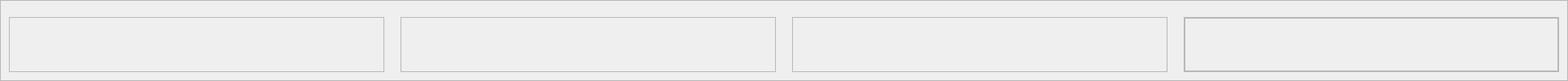
       <widget class="QFrame" name="chart_frame">
        <property name="enabled">
         <bool>true</bool>
        </property>
        <property name="minimumSize">
         <size>
          <width>0</width>
          <height>0</height>
         </size>
        </property>
        <property name="maximumSize">
         <size>
          <width>16777215</width>
          <height>364</height>
         </size>
        </property>
        <property name="frameShape">
         <enum>QFrame::StyledPanel</enum>
        </property>
        <property name="frameShadow">
         <enum>QFrame::Raised</enum>
        </property>
        <layout class="QHBoxLayout" name="chart_frame_layout">
         <property name="leftMargin">
          <number>10</number>
         </property>
         <property name="topMargin">
          <number>20</number>
         </property>
         <property name="rightMargin">
          <number>10</number>
         </property>
         <property name="bottomMargin">
          <number>10</number>
         </property>
         <item>
          <layout class="QHBoxLayout" name="chart_horizontalLayout">
           <property name="spacing">
            <number>20</number>
           </property>
           <item>
            <widget class="QFrame" name="temperature_frame">
             <property name="minimumSize">
              <size>
               <width>462</width>
               <height>0</height>
              </size>
             </property>
             <property name="maximumSize">
              <size>
               <width>16777215</width>
               <height>645</height>
              </size>
             </property>
             <property name="frameShape">
              <enum>QFrame::StyledPanel</enum>
             </property>
             <property name="frameShadow">
              <enum>QFrame::Raised</enum>
             </property>
             <layout class="QHBoxLayout" name="temperature_frame_layout">
              <property name="leftMargin">
               <number>0</number>
              </property>
              <property name="topMargin">
               <number>0</number>
              </property>
              <property name="rightMargin">
               <number>0</number>
              </property>
              <property name="bottomMargin">
               <number>0</number>
              </property>
              <item>
               <widget class="hfTemperature" name="temperature"/>
              </item>
             </layout>
            </widget>
           </item>
           <item>
            <widget class="QFrame" name="wet_frame">
             <property name="minimumSize">
              <size>
               <width>462</width>
               <height>0</height>
              </size>
             </property>
             <property name="maximumSize">
              <size>
               <width>16777215</width>
               <height>645</height>
              </size>
             </property>
             <property name="frameShape">
              <enum>QFrame::StyledPanel</enum>
             </property>
             <property name="frameShadow">
              <enum>QFrame::Raised</enum>
             </property>
             <layout class="QHBoxLayout" name="wet_frame_layout">
              <property name="leftMargin">
               <number>0</number>
              </property>
              <property name="topMargin">
               <number>0</number>
              </property>
              <property name="rightMargin">
               <number>0</number>
              </property>
              <property name="bottomMargin">
               <number>0</number>
              </property>
              <item>
               <widget class="hfWetDisplay" name="wet"/>
              </item>
             </layout>
            </widget>
           </item>
           <item>
            <widget class="QFrame" name="noise_frame">
             <property name="minimumSize">
              <size>
               <width>462</width>
               <height>0</height>
              </size>
             </property>
             <property name="maximumSize">
              <size>
               <width>16777215</width>
               <height>645</height>
              </size>
             </property>
             <property name="frameShape">
              <enum>QFrame::StyledPanel</enum>
             </property>
             <property name="frameShadow">
              <enum>QFrame::Raised</enum>
             </property>
             <layout class="QHBoxLayout" name="noise_frame_layout">
              <property name="leftMargin">
               <number>0</number>
              </property>
              <property name="topMargin">
               <number>0</number>
              </property>
              <property name="rightMargin">
               <number>0</number>
              </property>
              <property name="bottomMargin">
               <number>0</number>
              </property>
              <item>
               <widget class="hfNoiseDisplay" name="noise"/>
              </item>
             </layout>
            </widget>
           </item>
           <item>
            <widget class="QFrame" name="volume_set_frame">
             <property name="minimumSize">
              <size>
               <width>462</width>
               <height>0</height>
              </size>
             </property>
             <property name="maximumSize">
              <size>
               <width>16777215</width>
               <height>645</height>
              </size>
             </property>
             <property name="frameShape">
              <enum>QFrame::StyledPanel</enum>
             </property>
             <property name="frameShadow">
              <enum>QFrame::Raised</enum>
             </property>
             <layout class="QHBoxLayout" name="volume_set_frame_layout">
              <property name="leftMargin">
               <number>0</number>
              </property>
              <property name="topMargin">
               <number>0</number>
              </property>
              <property name="rightMargin">
               <number>0</number>
              </property>
              <property name="bottomMargin">
               <number>0</number>
              </property>
              <item>
               <widget class="hfVolumeSet" name="volume_set">
                <property name="frameShape">
                 <enum>QFrame::StyledPanel</enum>
                </property>
                <property name="frameShadow">
                 <enum>QFrame::Raised</enum>
                </property>
               </widget>
              </item>
             </layout>
            </widget>
           </item>
          </layout>
         </item>
        </layout>
       </widget>
